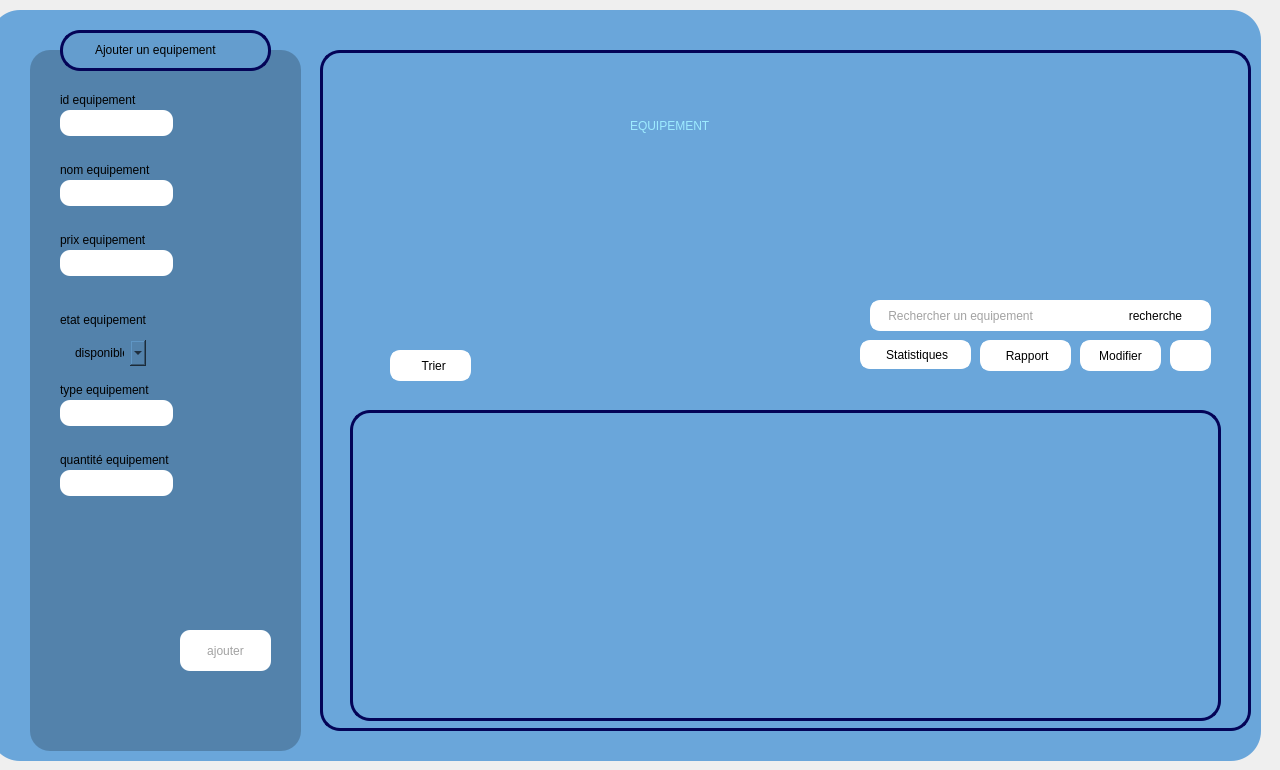
    <widget class="QWidget" name="page_equipement">
     <widget class="QWidget" name="Formateur_8" native="true">
      <property name="geometry">
       <rect>
        <x>-10</x>
        <y>10</y>
        <width>1271</width>
        <height>751</height>
       </rect>
      </property>
      <property name="maximumSize">
       <size>
        <width>2000</width>
        <height>2000</height>
       </size>
      </property>
      <property name="baseSize">
       <size>
        <width>1000</width>
        <height>1000</height>
       </size>
      </property>
      <property name="mouseTracking">
       <bool>false</bool>
      </property>
      <property name="tabletTracking">
       <bool>false</bool>
      </property>
      <property name="autoFillBackground">
       <bool>false</bool>
      </property>
      <property name="styleSheet">
       <string notr="true">background-color: rgb(106, 166, 218);

border-radius:30px;</string>
      </property>
      <widget class="QFrame" name="frame_20">
       <property name="geometry">
        <rect>
         <x>40</x>
         <y>40</y>
         <width>271</width>
         <height>701</height>
        </rect>
       </property>
       <property name="styleSheet">
        <string notr="true">background-color: rgb(58, 196, 255);
background-color: rgb(83, 130, 171);
border-radius:20px;

</string>
       </property>
       <property name="frameShape">
        <enum>QFrame::Shape::StyledPanel</enum>
       </property>
       <property name="frameShadow">
        <enum>QFrame::Shadow::Raised</enum>
       </property>
       <widget class="QLineEdit" name="idEquipement">
        <property name="geometry">
         <rect>
          <x>30</x>
          <y>60</y>
          <width>113</width>
          <height>26</height>
         </rect>
        </property>
        <property name="styleSheet">
         <string notr="true">background-color: rgb(255, 255, 255);
color: rgb(0, 0, 0);
border-radius:10px;
</string>
        </property>
        <property name="maxLength">
         <number>8</number>
        </property>
       </widget>
       <widget class="QLabel" name="label_prenom_11">
        <property name="geometry">
         <rect>
          <x>30</x>
          <y>180</y>
          <width>181</width>
          <height>20</height>
         </rect>
        </property>
        <property name="text">
         <string>prix equipement</string>
        </property>
       </widget>
       <widget class="QLineEdit" name="nomEquipement">
        <property name="geometry">
         <rect>
          <x>30</x>
          <y>130</y>
          <width>113</width>
          <height>26</height>
         </rect>
        </property>
        <property name="styleSheet">
         <string notr="true">background-color: rgb(255, 255, 255);
border-radius:10px;</string>
        </property>
        <property name="maxLength">
         <number>20</number>
        </property>
       </widget>
       <widget class="QLineEdit" name="prixEquipement">
        <property name="geometry">
         <rect>
          <x>30</x>
          <y>200</y>
          <width>113</width>
          <height>26</height>
         </rect>
        </property>
        <property name="styleSheet">
         <string notr="true">background-color: rgb(255, 255, 255);
border-radius:10px;</string>
        </property>
       </widget>
       <widget class="QPushButton" name="ajouterEquipement">
        <property name="geometry">
         <rect>
          <x>150</x>
          <y>580</y>
          <width>91</width>
          <height>41</height>
         </rect>
        </property>
        <property name="styleSheet">
         <string notr="true">QPushButton{
background-color: rgb(255, 255, 255);
color: rgb(162, 162, 162);
border-radius:10px;
}
QPushButton:hover{
	background-color: rgb(162, 162, 162);
	color: rgb(255, 255, 255);
}



</string>
        </property>
        <property name="text">
         <string>ajouter</string>
        </property>
       </widget>
       <widget class="QLabel" name="label_cin_12">
        <property name="geometry">
         <rect>
          <x>30</x>
          <y>40</y>
          <width>161</width>
          <height>20</height>
         </rect>
        </property>
        <property name="text">
         <string>id equipement</string>
        </property>
       </widget>
       <widget class="QLabel" name="label_cin_13">
        <property name="geometry">
         <rect>
          <x>30</x>
          <y>110</y>
          <width>201</width>
          <height>20</height>
         </rect>
        </property>
        <property name="text">
         <string>nom equipement</string>
        </property>
       </widget>
       <widget class="QLabel" name="label_prenom_14">
        <property name="geometry">
         <rect>
          <x>30</x>
          <y>260</y>
          <width>181</width>
          <height>20</height>
         </rect>
        </property>
        <property name="text">
         <string>etat equipement</string>
        </property>
       </widget>
       <widget class="QLineEdit" name="typeEquipemrnt">
        <property name="geometry">
         <rect>
          <x>30</x>
          <y>350</y>
          <width>113</width>
          <height>26</height>
         </rect>
        </property>
        <property name="styleSheet">
         <string notr="true">background-color: rgb(255, 255, 255);
border-radius:10px;</string>
        </property>
       </widget>
       <widget class="QLabel" name="label_prenom_15">
        <property name="geometry">
         <rect>
          <x>30</x>
          <y>330</y>
          <width>181</width>
          <height>20</height>
         </rect>
        </property>
        <property name="text">
         <string>type equipement</string>
        </property>
       </widget>
       <widget class="QLineEdit" name="quantiteEquipement">
        <property name="geometry">
         <rect>
          <x>30</x>
          <y>420</y>
          <width>113</width>
          <height>26</height>
         </rect>
        </property>
        <property name="styleSheet">
         <string notr="true">background-color: rgb(255, 255, 255);
border-radius:10px;</string>
        </property>
       </widget>
       <widget class="QLabel" name="label_prenom_16">
        <property name="geometry">
         <rect>
          <x>30</x>
          <y>400</y>
          <width>181</width>
          <height>20</height>
         </rect>
        </property>
        <property name="text">
         <string>quantité equipement</string>
        </property>
       </widget>
       <widget class="QComboBox" name="etatEquipement">
        <property name="geometry">
         <rect>
          <x>40</x>
          <y>290</y>
          <width>76</width>
          <height>26</height>
         </rect>
        </property>
        <item>
         <property name="text">
          <string>disponible</string>
         </property>
        </item>
        <item>
         <property name="text">
          <string>en maintenance</string>
         </property>
        </item>
       </widget>
      </widget>
      <widget class="QFrame" name="frame_21">
       <property name="geometry">
        <rect>
         <x>70</x>
         <y>20</y>
         <width>211</width>
         <height>41</height>
        </rect>
       </property>
       <property name="styleSheet">
        <string notr="true">background-color: rgb(100, 157, 206);
border: 3px solid #040457;
border-radius:20px;</string>
       </property>
       <property name="frameShape">
        <enum>QFrame::Shape::StyledPanel</enum>
       </property>
       <property name="frameShadow">
        <enum>QFrame::Shadow::Raised</enum>
       </property>
       <widget class="QLabel" name="label_embauhe_15">
        <property name="geometry">
         <rect>
          <x>30</x>
          <y>10</y>
          <width>161</width>
          <height>20</height>
         </rect>
        </property>
        <property name="styleSheet">
         <string notr="true">background-color: rgb(100, 157, 206);
border: 2px solid #649dce;
</string>
        </property>
        <property name="text">
         <string>Ajouter un equipement</string>
        </property>
       </widget>
      </widget>
      <widget class="QFrame" name="frame_22">
       <property name="geometry">
        <rect>
         <x>330</x>
         <y>40</y>
         <width>931</width>
         <height>681</height>
        </rect>
       </property>
       <property name="styleSheet">
        <string notr="true">border: 3px solid #040457;
border-radius:20px;
</string>
       </property>
       <property name="frameShape">
        <enum>QFrame::Shape::StyledPanel</enum>
       </property>
       <property name="frameShadow">
        <enum>QFrame::Shadow::Raised</enum>
       </property>
       <widget class="QLineEdit" name="RechercheEquipement">
        <property name="geometry">
         <rect>
          <x>550</x>
          <y>250</y>
          <width>341</width>
          <height>31</height>
         </rect>
        </property>
        <property name="styleSheet">
         <string notr="true">background-color: rgb(255, 255, 255);
border-radius:10px;
border: 3px solid #ffffff;
color: rgb(162, 162, 162);</string>
        </property>
        <property name="text">
         <string>    Rechercher un equipement</string>
        </property>
       </widget>
       <widget class="QPushButton" name="ModifierEquipement">
        <property name="geometry">
         <rect>
          <x>760</x>
          <y>290</y>
          <width>81</width>
          <height>31</height>
         </rect>
        </property>
        <property name="styleSheet">
         <string notr="true">QPushButton{
color: rgb(0, 0, 0);
background-color: rgb(255, 255, 255);
border-radius:10px;
border: 3px solid #ffffff;
}
QPushButton:hover{
	background-color: rgb(220, 220, 220);
	color: rgb(90, 90, 90);

	border-radius:10px;
}
</string>
        </property>
        <property name="text">
         <string>Modifier</string>
        </property>
       </widget>
       <widget class="QPushButton" name="SupprimerEquipement">
        <property name="geometry">
         <rect>
          <x>850</x>
          <y>290</y>
          <width>41</width>
          <height>31</height>
         </rect>
        </property>
        <property name="styleSheet">
         <string notr="true">QPushButton{
background-color: rgb(255, 255, 255);
border-radius:10px;
border: 3px solid #ffffff;
}
QPushButton:hover{
	background-color: rgb(220, 220, 220);
	color: rgb(90, 90, 90);

	border-radius:10px;
}
</string>
        </property>
        <property name="text">
         <string/>
        </property>
        <property name="icon">
         <iconset resource="image.qrc">
          <normaloff>:/img/poubelle.png</normaloff>:/img/poubelle.png</iconset>
        </property>
       </widget>
       <widget class="QPushButton" name="pushButton_23">
        <property name="geometry">
         <rect>
          <x>70</x>
          <y>300</y>
          <width>81</width>
          <height>31</height>
         </rect>
        </property>
        <property name="styleSheet">
         <string notr="true">QPushButton{
	color: rgb(0, 0, 0);
background-color: rgb(255, 255, 255);
border-radius:10px;
border: 3px solid #ffffff;
}
QPushButton:hover{
	background-color: rgb(220, 220, 220);
	color: rgb(90, 90, 90);

	border-radius:10px;
}
</string>
        </property>
        <property name="text">
         <string>  Trier</string>
        </property>
        <property name="icon">
         <iconset resource="image.qrc">
          <normaloff>:/img/trie.png</normaloff>:/img/trie.png</iconset>
        </property>
        <property name="autoRepeatInterval">
         <number>97</number>
        </property>
       </widget>
       <widget class="QPushButton" name="pushButton_24">
        <property name="geometry">
         <rect>
          <x>850</x>
          <y>630</y>
          <width>41</width>
          <height>31</height>
         </rect>
        </property>
        <property name="styleSheet">
         <string notr="true">QPushButton{
background-color: rgb(255, 255, 255);
border-radius:10px;
border: 3px solid #ffffff;
}
QPushButton:hover{
	background-color: rgb(220, 220, 220);
	color: rgb(90, 90, 90);

	border-radius:10px;
}
</string>
        </property>
        <property name="text">
         <string/>
        </property>
        <property name="icon">
         <iconset resource="image.qrc">
          <normaloff>:/img/download.png</normaloff>:/img/download.png</iconset>
        </property>
       </widget>
       <widget class="QPushButton" name="pushButton_stat_7">
        <property name="geometry">
         <rect>
          <x>660</x>
          <y>290</y>
          <width>91</width>
          <height>31</height>
         </rect>
        </property>
        <property name="styleSheet">
         <string notr="true">QPushButton{
color: rgb(0, 0, 0);
background-color: rgb(255, 255, 255);
border-radius:10px;
border: 3px solid #ffffff;
}
QPushButton:hover{
	background-color: rgb(220, 220, 220);
	color: rgb(90, 90, 90);
	border-radius:10px;
}
</string>
        </property>
        <property name="text">
         <string> Rapport</string>
        </property>
        <property name="icon">
         <iconset resource="image.qrc">
          <normaloff>:/img/money.png</normaloff>:/img/money.png</iconset>
        </property>
       </widget>
       <widget class="QLabel" name="label_6">
        <property name="geometry">
         <rect>
          <x>310</x>
          <y>50</y>
          <width>331</width>
          <height>51</height>
         </rect>
        </property>
        <property name="styleSheet">
         <string notr="true">background-color: rgb(106, 166, 218);
color: rgb(83, 130, 171);
color: rgb(157, 235, 255);
border: none;
font: 30pt &quot;Rockwell&quot;;</string>
        </property>
        <property name="text">
         <string>EQUIPEMENT</string>
        </property>
       </widget>
       <widget class="QPushButton" name="pushButton_stat_8">
        <property name="geometry">
         <rect>
          <x>540</x>
          <y>290</y>
          <width>111</width>
          <height>29</height>
         </rect>
        </property>
        <property name="styleSheet">
         <string notr="true">QPushButton{
color: rgb(0, 0, 0);
background-color: rgb(255, 255, 255);
border-radius:10px;
border: 3px solid #ffffff;
}
QPushButton:hover{
	background-color: rgb(220, 220, 220);
	color: rgb(90, 90, 90);

	border-radius:10px;
}
</string>
        </property>
        <property name="text">
         <string> Statistiques</string>
        </property>
        <property name="icon">
         <iconset resource="image.qrc">
          <normaloff>:/img/stat.png</normaloff>:/img/stat.png</iconset>
        </property>
       </widget>
       <widget class="QTableView" name="tableEquipement">
        <property name="geometry">
         <rect>
          <x>30</x>
          <y>360</y>
          <width>871</width>
          <height>311</height>
         </rect>
        </property>
       </widget>
       <widget class="QPushButton" name="rechercherEquipement">
        <property name="geometry">
         <rect>
          <x>790</x>
          <y>250</y>
          <width>91</width>
          <height>31</height>
         </rect>
        </property>
        <property name="styleSheet">
         <string notr="true">QPushButton{
background-color: rgb(255, 255, 255);
border-radius:10px;
border: 3px solid #ffffff;
color:black;
}
QPushButton:hover{
	background-color: rgb(220, 220, 220);
	color: rgb(90, 90, 90);

	border-radius:10px;
}
</string>
        </property>
        <property name="text">
         <string>recherche</string>
        </property>
        <property name="icon">
         <iconset resource="image.qrc">
          <normaloff>:/img/glass.png</normaloff>:/img/glass.png</iconset>
        </property>
        <property name="iconSize">
         <size>
          <width>20</width>
          <height>20</height>
         </size>
        </property>
       </widget>
      </widget>
     </widget>
    </widget>
